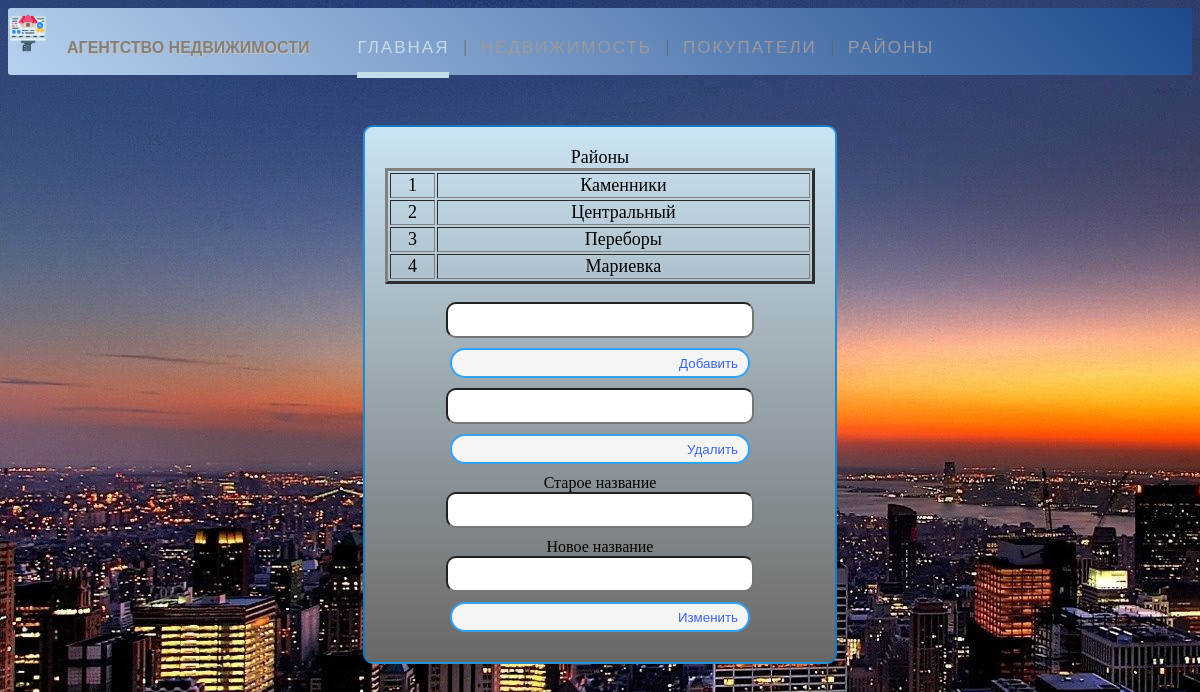
Screenshot of /directorys with the database file from the repository.
### webApp/models.py (models this page shows)
class Directory(models.Model):
    id = models.AutoField('id', primary_key=True)
    name_district = models.CharField('Район', max_length=60)
    class Meta:
        verbose_name = 'Район'
        verbose_name_plural = 'Районы'

### webApp/views.py (the view, shortened to what this page needs)
# urls.py: path('directorys', views.get_directorys, name='directorys-page'),
def get_directorys(request):
    error = ""
    directorys = Directory.objects.all()
    return render(request, 'webApp/directorys.html', {'title': 'Районы', 'directorys': directorys, 'error': error})

### webApp/templates/webApp/directorys.html (shortened to what this page needs)
{% extends 'webApp/base.html' %}
{% block content %}
        <div class="container-directory">
             <table class="table-buyers" border="3">
                  <caption>{{ title }}</caption>
                  {% for el in directorys %}
                        <tr><td>{{ el.id }}</td><td>{{ el.name_district }}</td></tr>
                  {% endfor %}
             </table><br>
             <form id="form-add-directory" method="post">
                <input type="text" name="add-district"/>
                <input class="btn-publication" type="submit" value="Добавить" > <br>
             </form>
             <form id="form-del-directory" method="post">
                <input type="number" name="del-district"/>
                <input class="btn-publication" type="submit" value="Удалить" > <br>
             </form>
             <form id="form-red-directory" method="post">
                 <label>Старое название</label><br>
                 <input type="text" name="old-name"/><br>
                 <label>Новое название</label><br>
                 <input type="text" name="new-name"/><br>
                 <input class="btn-publication" type="submit" value="Изменить" > <br>
             </form>
         </div>
{% endblock %}

### webApp/static/css/style_base.css (style rules this page uses)
body { background-image: url("../src/fon.jpg"); }
input { flex-direction: column; margin-bottom: 10px; width: 300px; height: 30px; text-align: center; border-radius: 10px; }
.container-directory { border: 2px solid rgba(0, 125, 215, 0.8); border-radius: 10px; padding: 20px; text-align: center; background: linear-gradient(180deg, #cbe4f3 0%, #676767 100%); margin-top: 50px; margin-left: 30%; margin-right: 30%; }

### webApp/static/css/style_add_apartment.css (style rules this page uses)
.btn-publication { border: 2px solid rgba(4, 140, 252, 0.8); align-content: center; align-items: center; text-align: right; background-color: whitesmoke; border-radius: 20px 20px 20px 20px; padding: 5px 10px; text-decoration: none; color: #3c64e5; }

### webApp/static/css/style_buyers.css (style rules this page uses)
.table-buyers { text-align: center; font-family: Verdana; font-size: 18px; font-weight: lighter; width: 100%; }

### rows the page displays
Directory: id "1", name_district "Каменники"
Directory: id "2", name_district "Центральный"
Directory: id "3", name_district "Переборы"
Directory: id "4", name_district "Мариевка"

### other values shown
{{ title }} "Районы"
